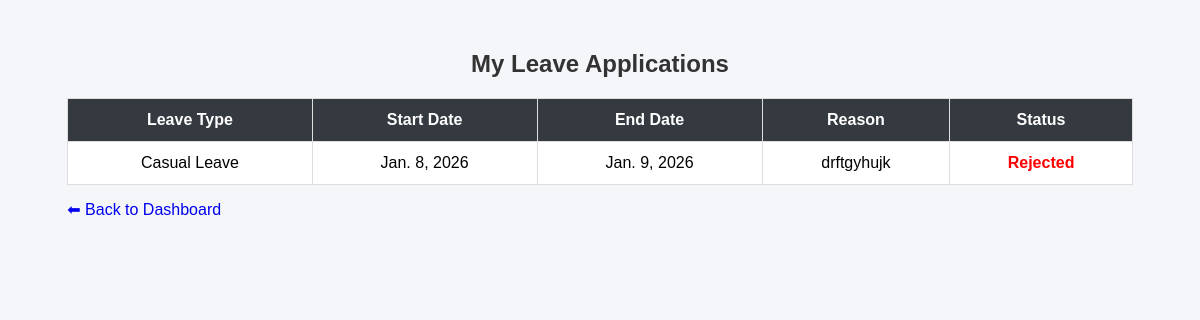
The page /leave/my-leaves/ (signed in) on the database its author committed.
### leave/models.py (models this page shows, shortened)
class Leave(models.Model):
    user = models.ForeignKey(User, on_delete=models.CASCADE)
    leave_type = models.CharField(max_length=20)
    start_date = models.DateField()
    end_date = models.DateField()
    reason = models.TextField()
    status = models.CharField(max_length=20, default='Pending')

### leave/views.py (the view)
# urls.py: path('my-leaves/', views.my_leaves, name='my_leaves'),
@login_required
def my_leaves(request):
    leaves = Leave.objects.filter(user=request.user)
    return render(request, 'my_leaves.html', {'leaves': leaves})

### templates/my_leaves.html (shortened to what this page needs)
<!DOCTYPE html>
<html>
<head>
</head>
<body>
<div class="container">
    <h2>My Leave Applications</h2>
    <table>
        <tr>
            <th>Leave Type</th>
            <th>Start Date</th>
            <th>End Date</th>
            <th>Reason</th>
            <th>Status</th>
        </tr>
        {% for leave in leaves %}
        <tr>
            <td>{{ leave.leave_type }}</td>
            <td>{{ leave.start_date }}</td>
            <td>{{ leave.end_date }}</td>
            <td>{{ leave.reason }}</td>
            <td class="{{ leave.status }}">{{ leave.status }}</td>
        </tr>
        {% empty %}
        <tr>
            <td colspan="5">No leave applications found</td>
        </tr>
        {% endfor %}
    </table>
    <a href="/staff-dashboard/">⬅ Back to Dashboard</a>
</div>
</body>
</html>

### templates/my_leaves.html (style rules this page uses)
body { font-family: Arial, sans-serif; background: #f4f6f9; }
.container { width: 90%; margin: 50px auto; }
h2 { text-align: center; color: #333; }
table { width: 100%; border-collapse: collapse; background: white; }
th, td { padding: 12px; border: 1px solid #ddd; text-align: center; }
th { background: #343a40; color: white; }
.Rejected { color: red; font-weight: bold; }
a { display: inline-block; margin-top: 15px; text-decoration: none; }

### rows shown on the page
Leave: leave_type "Casual Leave", start_date "Jan. 8, 2026", end_date "Jan. 9, 2026", reason "drftgyhujk", status "Rejected"
